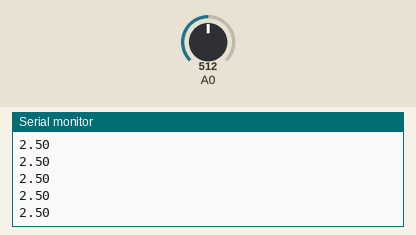
Simulated run of this sketch. Board: Arduino Uno, built with avr-gcc and run on an emulated ATmega328P. On the bench: the last lines printed to the serial monitor. Inputs (shaded band) come from the test bench; at power-on: A0 = 512.

Above: at 1.2 s.
1.3 s: A0 set to 716
At 1.31 s:
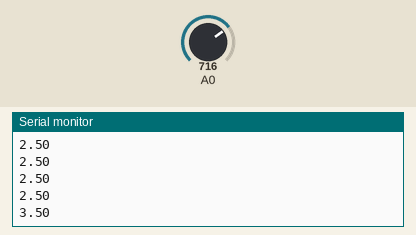
2.8 s: A0 set to 900
At 2.82 s:
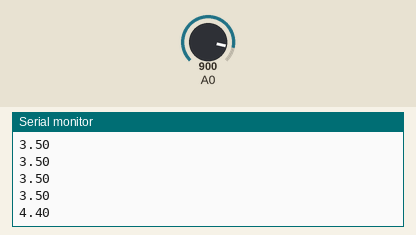
Timing chart, 0 to 5.8 s (numbered marks = the images above; inputs shaded):
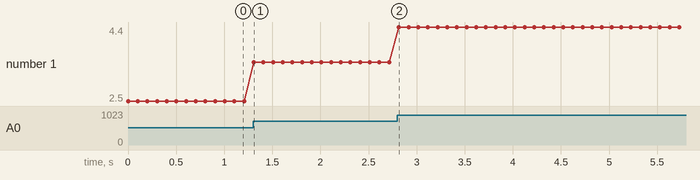

The sketch:

POTENCIOMETRO.ino
```cpp
float vout;
float vRead;
int dt = 100;
float analogVal;
void setup() {
// put your setup code here, to run once:
pinMode (vRead, INPUT);
Serial.begin(9600);
}
void loop() {
// put your main code here, to run repeatedly:
analogVal = analogRead(vRead);
vout = (5.*analogVal)/1023.;
Serial.println(vout);
delay(dt);
}
```

Measured:
- after the input at 1.3 s, the serial monitor: prints a new line at once (image 1)
- after the input at 2.8 s, the serial monitor: prints a new line at once (image 2)
- plotted number 1: 2.5 → 3.5 after the input at 1.3 s, 3.5 → 4.4 after the input at 2.8 s
